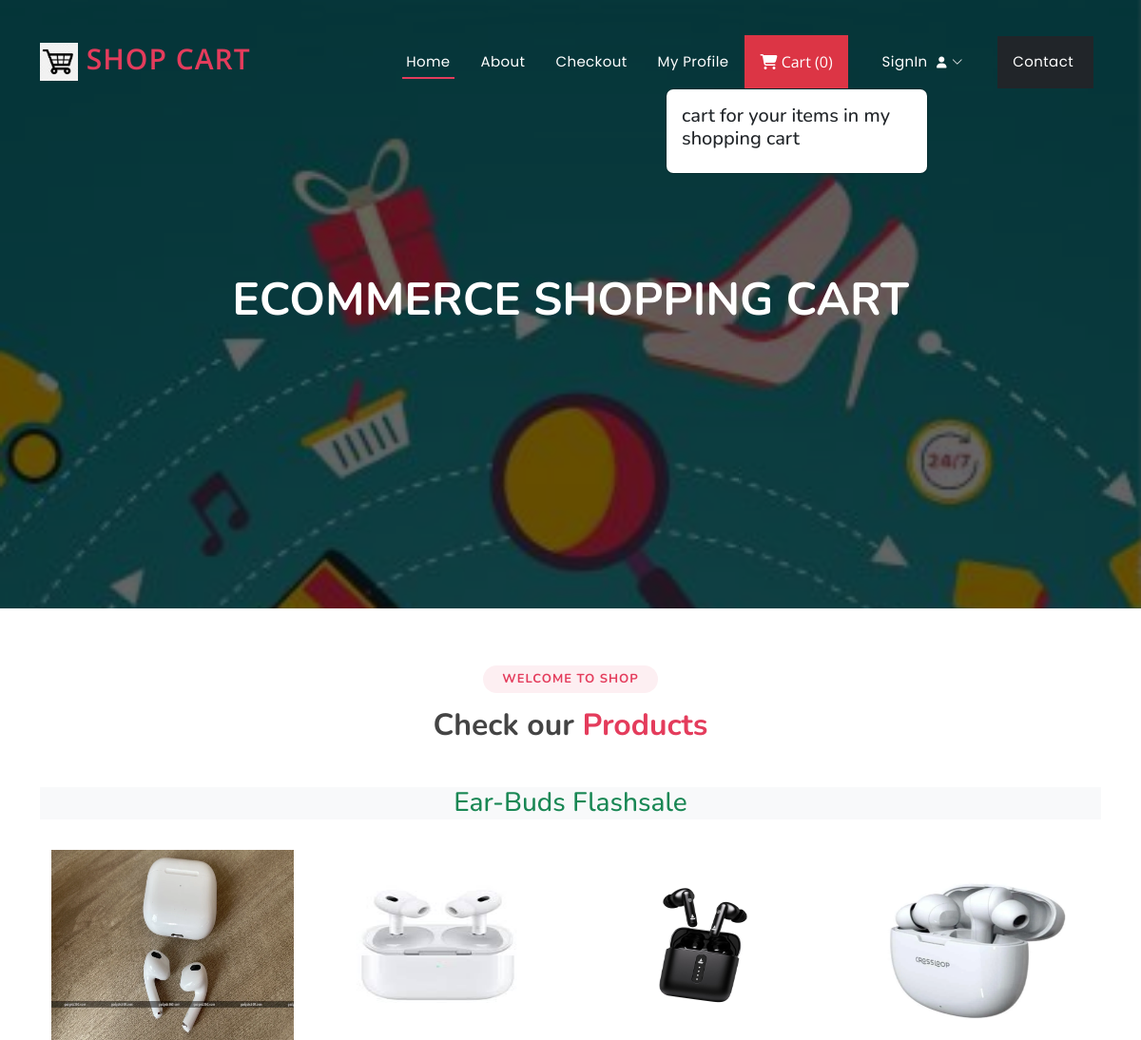
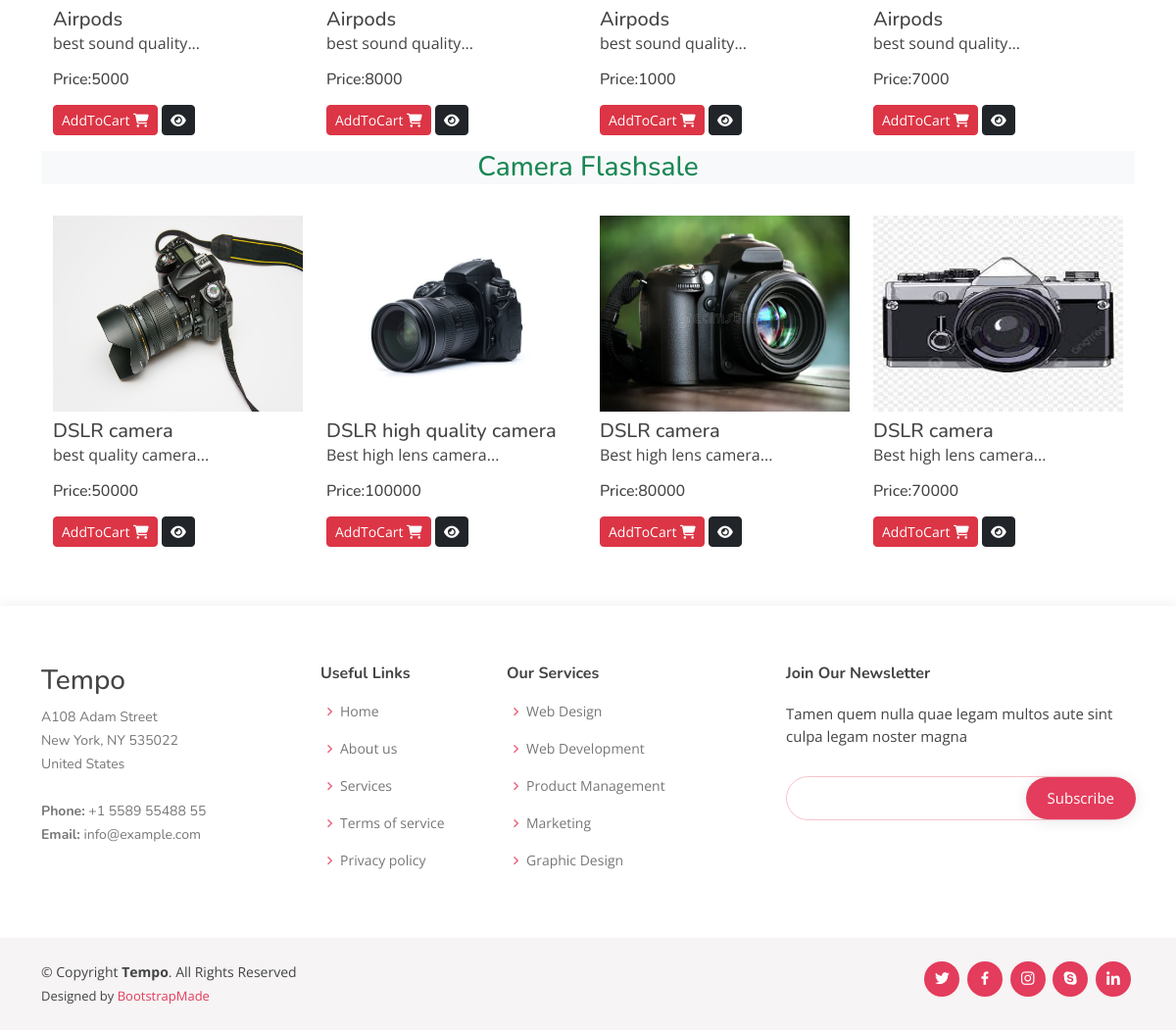
The page / on the database its author committed (2 pictures, top to bottom).
### ecommerceapp/models.py (models this page shows, shortened)
class Product(models.Model):
    product_id = models.AutoField
    product_name = models.CharField(max_length=100)
    category = models.CharField(max_length=100, default="")
    subcategory = models.CharField(max_length=50, default="")
    price = models.IntegerField(default=0)
    desc = models.CharField(max_length=300)
    image=models.ImageField(upload_to='images/images',)

### ecommerceapp/views.py (the view)
# urls.py: path('',views.index,name="index"),
def index(request):
    allProds = []
    catprods = Product.objects.values('category','id')
    print(catprods)
    cats = {item['category'] for item in catprods}
    for cat in cats:
        prod= Product.objects.filter(category=cat)
        n=len(prod)
        nSlides = n // 4 + ceil((n / 4) - (n // 4))
        allProds.append([prod, range(1, nSlides), nSlides])
    params= {'allProds':allProds}
    return render(request,"index.html",params)

### templates/index.html (shortened to what this page needs)
{% extends 'base.html' %}
{% block content %}
<h1>ECOMMERCE SHOPPING CART</h1>
{% endblock content %}
{% block body %}
{% load static %}
<section id="portfolio" class="portfolio">
  <div class="container">
    <div class="section-title">
      <h2>Welcome to Shop</h2>
      <h3>Check our <span>Products</span></h3>
    </div>
    {% for product, range, nSlides in allProds %}
    <h3 class="my-3 text-center text-success bg-light">
      {{product.0.category}} Flashsale
    </h3>
    <div class="container">
      <div class="row">
        {% for i in product %}
        <div class="col-md-3 mt-3">
          <img src="/media/{{i.image}}" class="card-img-top" alt="not found" height="200px" width="150px" />
          <div class="card-body">
            <h5 class="card-title mt-2" id="namepr{{i.id}}">{{i.product_name}}</h5>
            <p class="card-text">{{i.desc|slice:"0:53"}}...</p>
            <h6 class="card-title mb-3">
              Price:<span id="pricepr{{i.id}}">{{i.price}}</span>
            </h6>
            <span id="divpr{{i.id}}" class="divpr">
              <button id="pr{{i.id}}" class="btn btn-danger cart btn-sm mt-0">
                AddToCart <i class="fa-solid fa-cart-shopping"></i>
              </button>
            </span>
            <a href="/media/{{i.image}}">
              <button class="btn btn-dark btn-sm cart"><i class="fa-solid fa-eye"></i></button></a
            >
          </div>
        </div>
        {% endfor %}
      </div>
    </div>
    {% endfor %}
  </div>
</section>
{% endblock body %}

### templates/base.html (shortened to what this page needs)
{% load static %}
<!DOCTYPE html>
<html lang="en">
<head>
  <link href="{% static '/assets/vendor/bootstrap/css/bootstrap.min.css' %}" rel="stylesheet">
  <link href="{% static '/assets/vendor/bootstrap-icons/bootstrap-icons.css' %}" rel="stylesheet">
  <link href="{% static '/assets/vendor/boxicons/css/boxicons.min.css' %}" rel="stylesheet">
  <link href="{% static '/assets/vendor/glightbox/css/glightbox.min.css' %}" rel="stylesheet">
  <link href="{% static '/assets/vendor/remixicon/remixicon.css' %}" rel="stylesheet">
  <link href="{% static '/assets/vendor/swiper/swiper-bundle.min.css' %}" rel="stylesheet">
  <link rel="stylesheet" href="https://cdnjs.cloudflare.com/ajax/libs/font-awesome/6.2.1/css/all.min.css" />
  <link href="{% static '/assets/css/style.css' %}" rel="stylesheet">
</head>
<body>
  <header id="header" class="fixed-top ">
    <div class="container d-flex align-items-center justify-content-between">
<a href="/" class="logo"><img src="{% static 'images/logo.png' %}" alt="" class="img-fluid"> Shop Cart</a>
      <nav id="navbar" class="navbar">
        <ul>
          <li><a class="nav-link scrollto active" href="/">Home</a></li>
          <li><a class="nav-link scrollto" href="/about">About</a></li>
          <li><a class="nav-link scrollto" href="/checkout">Checkout</a></li>
          <li><a class="nav-link scrollto" href="/profile">My Profile </a></li>
          <button type="button" class="nav-link scrollto bg-danger p-3 m-2 text-white" id="popcart" data-container="body" data-toggle="popover" data-placement="bottom" data-html="true" ><i class="fa-solid fa-cart-shopping"></i>  Cart (<span id="cart">0</span>)
          </button>
          {% if request.user.is_authenticated %}
          <li><a  class="nav-link scrollto" href="/auth/logout/">Logout <i class="fa-solid fa-right-from-bracket"></i>
          </a></li>
          {% else %}
          <li class="dropdown"><a href="#"><span>SignIn </span> <i class="bi bi-chevron-down"></i></a>
          </li>
          {% endif %}
          <li><a class="nav-link scrollto bg-dark p-3 m-2" href="/contact">Contact </a></li>
        </ul>
      </nav>
    </div>
  </header>
  <section id="hero">
    <div class="hero-container">
      {% block content %}
      {% endblock content %}
    </div>
  </section>
  <main id="main">
    {% block body %}
    {% endblock body %}
  </main>
  <footer id="footer">
    <div class="footer-top">
      <div class="container">
        <div class="row">
          <div class="col-lg-3 col-md-6 footer-contact">
            <h3>Tempo</h3>
            <p>
              A108 Adam Street <br>
              New York, NY 535022<br>
              United States <br><br>
              <strong>Phone:</strong> +1 5589 55488 55<br>
              <strong>Email:</strong> info@example.com<br>
            </p>
          </div>
          <div class="col-lg-2 col-md-6 footer-links">
            <h4>Useful Links</h4>
            <ul>
              <li><i class="bx bx-chevron-right"></i> <a href="/">Home</a></li>
              <li><i class="bx bx-chevron-right"></i> <a href="/about">About us</a></li>
              <li><i class="bx bx-chevron-right"></i> <a href="#">Services</a></li>
              <li><i class="bx bx-chevron-right"></i> <a href="#">Terms of service</a></li>
              <li><i class="bx bx-chevron-right"></i> <a href="#">Privacy policy</a></li>
            </ul>
          </div>
          <div class="col-lg-3 col-md-6 footer-links">
            <h4>Our Services</h4>
            <ul>
              <li><i class="bx bx-chevron-right"></i> <a href="#">Web Design</a></li>
              <li><i class="bx bx-chevron-right"></i> <a href="#">Web Development</a></li>
              <li><i class="bx bx-chevron-right"></i> <a href="#">Product Management</a></li>
              <li><i class="bx bx-chevron-right"></i> <a href="#">Marketing</a></li>
              <li><i class="bx bx-chevron-right"></i> <a href="#">Graphic Design</a></li>
            </ul>
          </div>
          <div class="col-lg-4 col-md-6 footer-newsletter">
            <h4>Join Our Newsletter</h4>
            <p>Tamen quem nulla quae legam multos aute sint culpa legam noster magna</p>
            <form action="" method="post">
              <input type="email" name="email"><input type="submit" value="Subscribe">
            </form>
          </div>
        </div>
      </div>
    </div>
    <div class="container d-md-flex py-4">
      <div class="me-md-auto text-center text-md-start">
        <div class="copyright">
          &copy; Copyright <strong><span>Tempo</span></strong>. All Rights Reserved
        </div>
        <div class="credits">
          Designed by <a href="https://bootstrapmade.com/">BootstrapMade</a>
        </div>
      </div>
      <div class="social-links text-center text-md-right pt-3 pt-md-0">
        <a href="#" class="twitter"><i class="bx bxl-twitter"></i></a>
        <a href="#" class="facebook"><i class="bx bxl-facebook"></i></a>
        <a href="#" class="instagram"><i class="bx bxl-instagram"></i></a>
        <a href="#" class="google-plus"><i class="bx bxl-skype"></i></a>
        <a href="#" class="linkedin"><i class="bx bxl-linkedin"></i></a>
      </div>
    </div>
  </footer>
</body>
</html>

### rows shown on the page
Product: category "Ear-Buds", image (picture), product_name "Airpods", desc "best sound quality", price "5000"
Product: image (picture), product_name "Airpods", desc "best sound quality", price "8000"
Product: image (picture), product_name "Airpods", desc "best sound quality", price "1000"
Product: image (picture), product_name "Airpods", desc "best sound quality", price "7000"
Product: category "Camera", image (picture), product_name "DSLR camera", desc "best quality camera", price "50000"
Product: image (picture), product_name "DSLR high quality camera", desc "Best high lens camera", price "100000"
Product: image (picture), product_name "DSLR camera", desc "Best high lens camera", price "80000"
Product: image (picture), product_name "DSLR camera", desc "Best high lens camera", price "70000"
